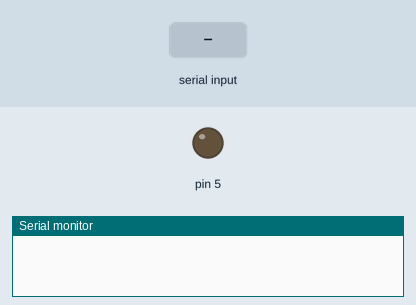
This sketch was run on a simulated Arduino Uno, built with avr-gcc and run on an emulated ATmega328P. Parts: output pins drawn as LEDs (lit = HIGH), the last lines printed to the serial monitor. The test bench sets the inputs (shaded band).

Above: at 1.2 s.
1.3 s: "1\n" received over Serial
At 2.2 s:
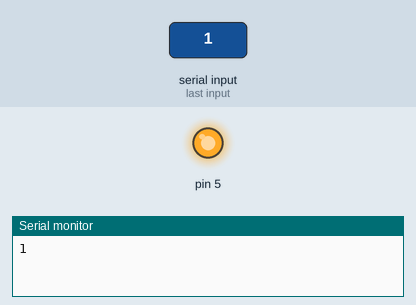
2.8 s: "2\n" received over Serial
At 3.4 s:
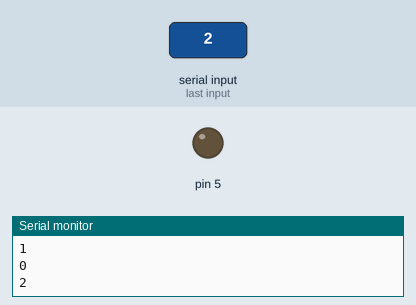
Timing chart, 0 to 5.8 s (numbered marks = the images above; inputs shaded):
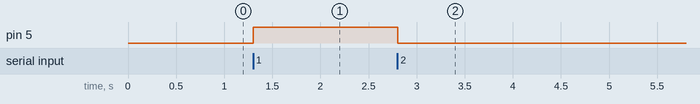

Measured:
- after the input at 1.3 s, pin 5: LOW → HIGH at once
- after the input at 2.8 s, pin 5: HIGH → LOW at once

The sketch:

20240108_Serial.ino
```cpp
void setup() {
  Serial.begin(9600);
  pinMode(5, OUTPUT);
}

void loop() {
  /*if (Serial.available()) {
    char c = Serial.read();
    Serial.println(c);

    if (c == '1') {
      digitalWrite(5, 1);
      Serial.println("turn on");
    } else if (c == '0') {
      digitalWrite(5, 0);
      Serial.println("turn off");
    }
  }*/
  if (Serial.available()>0){
    int i = Serial.parseInt();
    Serial.println(i);
    if( i == 1){
      digitalWrite(5,1);
    }else if(i == 2){
      digitalWrite(5,0);
    }
  }
}
```
